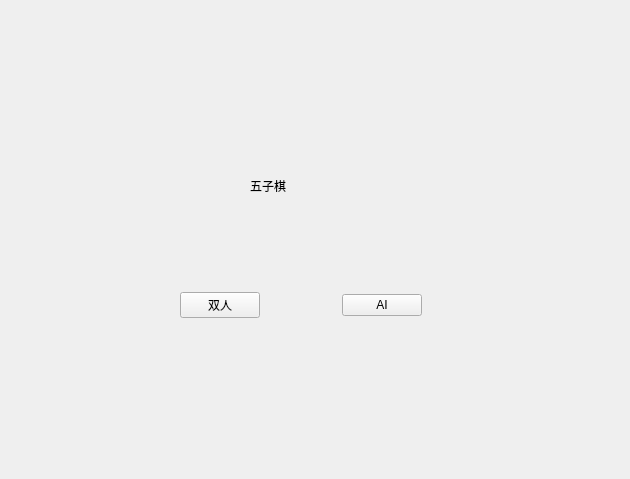
<?xml version="1.0" encoding="UTF-8"?>
<ui version="4.0">
 <class>Widget</class>
 <widget class="QWidget" name="Widget">
  <property name="geometry">
   <rect>
    <x>0</x>
    <y>0</y>
    <width>630</width>
    <height>479</height>
   </rect>
  </property>
  <property name="windowTitle">
   <string>Widget</string>
  </property>
  <widget class="QLabel" name="label">
   <property name="geometry">
    <rect>
     <x>250</x>
     <y>160</y>
     <width>61</width>
     <height>51</height>
    </rect>
   </property>
   <property name="text">
    <string>五子棋</string>
   </property>
  </widget>
  <widget class="QWidget" name="">
   <property name="geometry">
    <rect>
     <x>180</x>
     <y>290</y>
     <width>242</width>
     <height>30</height>
    </rect>
   </property>
   <layout class="QHBoxLayout" name="horizontalLayout">
    <item>
     <widget class="QPushButton" name="playersButton">
      <property name="text">
       <string>双人</string>
      </property>
     </widget>
    </item>
    <item>
     <spacer name="horizontalSpacer">
      <property name="orientation">
       <enum>Qt::Horizontal</enum>
      </property>
      <property name="sizeHint" stdset="0">
       <size>
        <width>40</width>
        <height>20</height>
       </size>
      </property>
     </spacer>
    </item>
    <item>
     <widget class="QPushButton" name="AIButton">
      <property name="text">
       <string>AI</string>
      </property>
     </widget>
    </item>
   </layout>
  </widget>
 </widget>
 <resources/>
 <connections/>
</ui>
